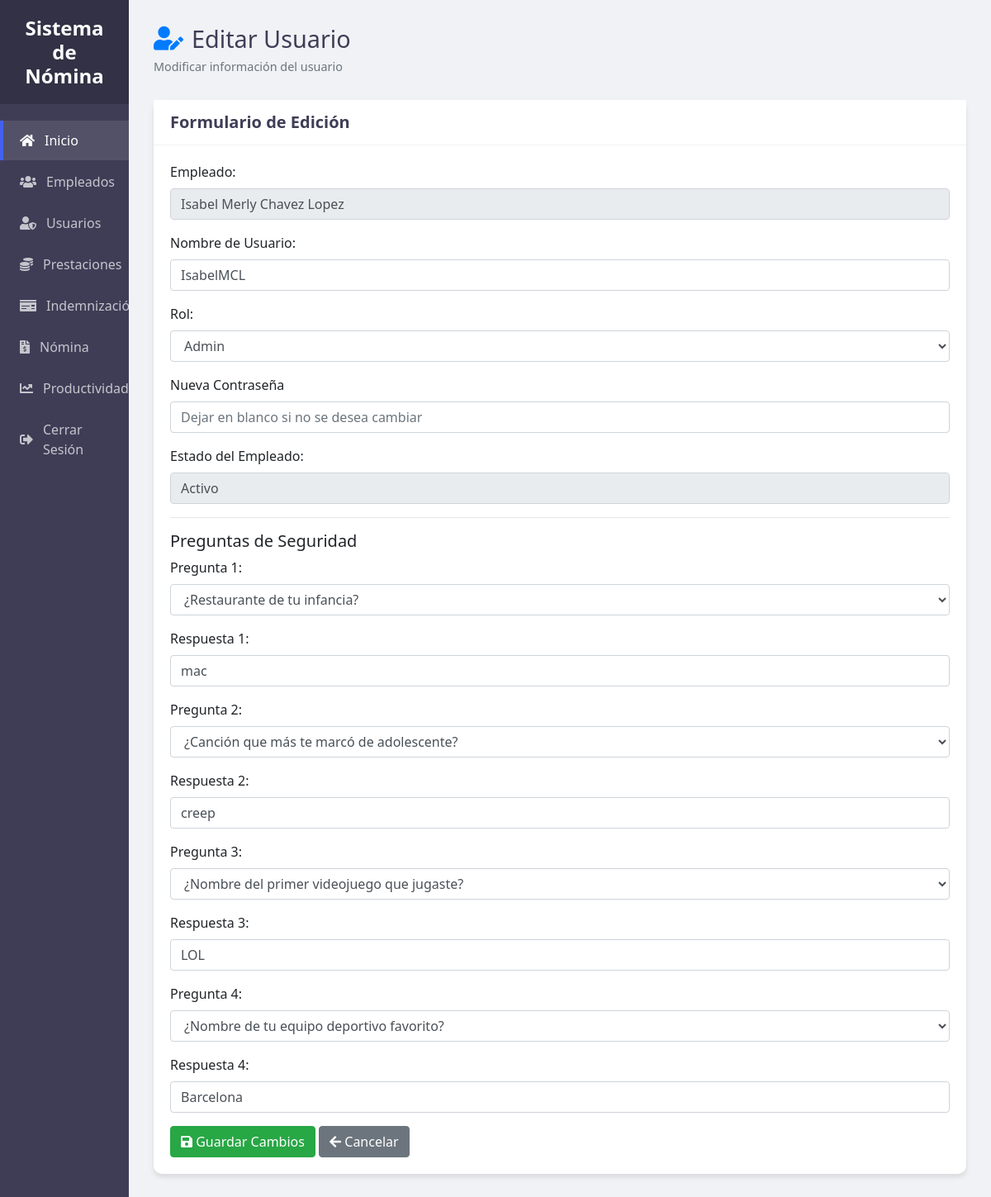
/ProyectoNomina/index.php?controller=usuario&action=editar&id=2 (signed in), run on the app's committed database.
### tables this page shows
CREATE TABLE `usuario` (
  `ID_Usuario` int(11) NOT NULL AUTO_INCREMENT,
  `ID_Emp` int(11) NOT NULL,
  `Nombre_Usuario` varchar(50) NOT NULL,
  `Contrasena` varchar(255) NOT NULL,
  `Rol` enum('admin','rrhh') NOT NULL,
  `Pregunta1` varchar(100) NOT NULL,
  `Respuesta1` varchar(255) NOT NULL,
  `Pregunta2` varchar(100) NOT NULL,
  `Respuesta2` varchar(255) NOT NULL,
  `Pregunta3` varchar(100) NOT NULL,
  `Respuesta3` varchar(255) NOT NULL,
  `Pregunta4` varchar(100) NOT NULL,
  `Respuesta4` varchar(255) NOT NULL,
  `Estado` enum('activo','inactivo') DEFAULT 'activo',
  `Fecha_Creacion` datetime DEFAULT current_timestamp(),
  PRIMARY KEY (`ID_Usuario`),
  UNIQUE KEY `Nombre_Usuario` (`Nombre_Usuario`),
  KEY `ID_Emp` (`ID_Emp`),
  CONSTRAINT `usuario_ibfk_1` FOREIGN KEY (`ID_Emp`) REFERENCES `empleado` (`ID_Emp`)
);

CREATE TABLE `empleado` (
  `ID_Emp` int(11) NOT NULL AUTO_INCREMENT,
  `PriNombre_Emp` varchar(50) NOT NULL,
  `SegNombre_Emp` varchar(50) NOT NULL,
  `PriApellido_Emp` varchar(50) NOT NULL,
  `SegApellido_Emp` varchar(50) NOT NULL,
  `DPI_Emp` varchar(20) NOT NULL,
  `FechaNacimiento_Emp` date NOT NULL,
  `Direccion_Emp` varchar(255) DEFAULT NULL,
  `Telefono_Emp` varchar(15) DEFAULT NULL,
  `Email_Emp` varchar(100) DEFAULT NULL,
  `FechaIngreso_Emp` date NOT NULL,
  `FechaBaja_Emp` date DEFAULT NULL,
  `Estado_Emp` varchar(10) DEFAULT 'Activo',
  `ID_Puesto` int(11) DEFAULT NULL,
  `Horas_Extras` decimal(5,2) DEFAULT 0.00,
  PRIMARY KEY (`ID_Emp`),
  UNIQUE KEY `DPI_Emp` (`DPI_Emp`)
);

### ProyectoNomina/Config/db.php (called while the page is built)
<?php
if (!class_exists('db')) {
    class db {
        private static $conn;
        public static function conectar() {
            if (self::$conn === null) {
                try {
                    self::$conn = new PDO("mysql:host=127.0.0.1:3308;dbname=rrhh", "root", "1234");
                    self::$conn->setAttribute(PDO::ATTR_ERRMODE, PDO::ERRMODE_EXCEPTION);
                } catch (PDOException $e) {
                    die("Error de conexión: " . $e->getMessage());
                }
            }
            return self::$conn;
        }
    }
}
?>

### ProyectoNomina/Models/UsuarioModelo.php (called while the page is built, shortened)
<?php
require_once __DIR__ . '/../Config/db.php';
class UsuarioModelo {
    private $conn;
    public function __construct($db) {
        $this->conn = $db;
    }
    public function obtenerUsuarioPorId($id) {
        $stmt = $this->conn->prepare("CALL spObtenerUsuarioPorId(:id)");
        $stmt->bindParam(':id', $id, PDO::PARAM_INT);
        $stmt->execute();
        return $stmt->fetch(PDO::FETCH_ASSOC);
    }
}

### ProyectoNomina/Views/Usuarios/Editar.php (the view, shortened to what this page needs)
<!DOCTYPE html>
<html lang="es">
<head>
    <link rel="stylesheet" href="https://cdn.jsdelivr.net/npm/bootstrap@4.6.2/dist/css/bootstrap.min.css">
    <link rel="stylesheet" href="https://cdnjs.cloudflare.com/ajax/libs/font-awesome/5.15.4/css/all.min.css">
    <link rel="stylesheet" href="Public/CSS/styleVerEmp.css">
</head>
<body>
    <div class="sidebar">
        <div class="sidebar-header">
            <h3>Sistema de Nómina</h3>
        </div>
        <ul class="sidebar-menu">
            <li><a href="index.php"  class="active"><i class="fas fa-home"></i> Inicio</a></li>
            <li><a href="index.php?controller=empleado&action=ver"><i class="fas fa-users"></i> Empleados</a></li>
            <li><a href="index.php?controller=usuario&action=ver"><i class="fas fa-user-shield"></i> Usuarios</a></li>
            <li><a href="index.php?controller=prestacion&action=ver"><i class="fas fa-coins"></i> Prestaciones</a></li>
            <li><a href="index.php?controller=indemnizacion&action=ver"><i class="fas fa-money-check"></i> Indemnización</a></li>
            <li><a href="index.php?controller=nomina&action=ver"><i class="fas fa-file-invoice-dollar"></i> Nómina</a></li>
        <li><a href="index.php?controller=productividad&action=ver"><i class="fas fa-chart-line"></i> Productividad</a></li>
        <li><a href="index.php?controller=login&action=logout"><i class="fas fa-sign-out-alt"></i> Cerrar Sesión</a></li>
        </ul>
    </div>
    <div class="main-content">
        <div class="content-container">
            <div class="header">
                <div class="header-title">
                    <h1><i class="fas fa-user-edit text-primary"></i> Editar Usuario</h1>
                    <p class="text-muted">Modificar información del usuario</p>
                </div>
            </div>
            <div class="card">
                <div class="card-header bg-white">
                    <h5 class="mb-0">Formulario de Edición</h5>
                </div>
                <div class="card-body">
                    <form method="POST" action="index.php?controller=usuario&action=editar&id=<?= $usuario['ID_Usuario'] ?>">
                        <div class="form-group">
                            <label for="Nombre_Empleado">Empleado:</label>
                            <input type="text" class="form-control" value="<?= htmlspecialchars($usuario['Nombre_Empleado']) ?>" readonly>
                        </div>
                        <div class="form-group">
                            <label for="Nombre_Usuario">Nombre de Usuario:</label>
                            <input type="text" name="Nombre_Usuario" id="Nombre_Usuario" class="form-control" value="<?= htmlspecialchars($usuario['Nombre_Usuario']) ?>" required>
                        </div>
                        <div class="form-group">
                            <label for="Rol">Rol:</label>
                            <select name="Rol" id="Rol" class="form-control" required>
                                <option value="Admin" <?= $usuario['Rol'] === 'Admin' ? 'selected' : '' ?>>Admin</option>
                            </select>
                        </div>
                        <div class="form-group">
                            <label for="NuevaContrasena">Nueva Contraseña</label>
                            <input type="password" class="form-control" id="NuevaContrasena" name="NuevaContrasena" placeholder="Dejar en blanco si no se desea cambiar">
                        </div>
                        <div class="form-group">
                            <label for="Estado_Emp">Estado del Empleado:</label>
                            <input type="text" class="form-control" id="Estado_Emp" value="<?= htmlspecialchars($usuario['Estado_Emp']) ?>" readonly>
                        </div>
                        <hr>
                        <h5>Preguntas de Seguridad</h5>
                        <?php
                        $preguntasDisponibles = [
                            1 => [
                                "¿Restaurante de tu infancia?",
                                "¿Nombre de tu primera mascota?",
                                "¿Nombre de tu primer/a novia/o?",
                                "¿Película de héroes favorita?"
                            ],
                            2 => [
                                "¿Nombre de tu mejor amigo en primaria?",
                                "¿Nombre de tu ingeniero favorito?",
                                "¿Canción que más te marcó de adolescente?",
                                "¿Nombre de tu personaje animado favorito?"
                            ],
                            3 => [
                                "¿Lugar de fantasía favorito?",
                                "¿Nombre del primer videojuego que jugaste?",
                                "¿Plataforma de streaming favorita?",
                                "¿Nombre de tu profesor universitario más estricto?"
                            ],
                            4 => [
                                "¿Nombre de tu comadre?",
                                "¿Nombre de tu equipo deportivo favorito?",
                                "¿Nombre de tu abuela materna?",
                                "¿Lugar donde diste tu primer beso 😳?"
                            ]
                        ];
                        ?>
                        <?php for ($i = 1; $i <= 4; $i++): ?>
                            <div class="form-group">
                                <label for="Pregunta<?= $i ?>">Pregunta <?= $i ?>:</label>
                                <select name="Pregunta<?= $i ?>" id="Pregunta<?= $i ?>" class="form-control" required>
                                    <?php foreach ($preguntasDisponibles[$i] as $pregunta): ?>
                                        <option value="<?= $pregunta ?>" <?= $usuario["Pregunta$i"] === $pregunta ? 'selected' : '' ?>>
                                            <?= $pregunta ?>
                                        </option>
                                    <?php endforeach; ?>
                                </select>
                            </div>
                            <div class="form-group">
                                <label for="Respuesta<?= $i ?>">Respuesta <?= $i ?>:</label>
                                <input type="text" name="Respuesta<?= $i ?>" id="Respuesta<?= $i ?>" class="form-control" value="<?= htmlspecialchars($usuario["Respuesta$i"]) ?>" required>
                            </div>
                        <?php endfor; ?>
                        <button type="submit" class="btn btn-success">
                            <i class="fas fa-save"></i> Guardar Cambios
                        </button>
                        <a href="index.php?controller=usuario&action=ver" class="btn btn-secondary">
                            <i class="fas fa-arrow-left"></i> Cancelar
                        </a>
                    </form>
                </div>
            </div>
        </div>
    </div>
</body>
</html>

### ProyectoNomina/Public/CSS/styleVerEmp.css (style rules this page uses)
:root { --primary: #4361ee; --secondary: #3f3d56; --success: #23a359; --danger: #e74c3c; --light: #f8f9fa; --dark: #343a40; --gray: #6c757d; --sidebar-width: 13%; }
body { margin: 0; padding: 0; font-family: 'Segoe UI', Roboto, 'Helvetica Neue', Arial, sans-serif; background-color: #f0f2f5; display: flex; min-height: 100vh; overflow: hidden; }
.sidebar { width: var(--sidebar-width); background-color: var(--secondary); color: white; position: fixed; height: 100vh; overflow-y: auto; z-index: 100; }
.sidebar-header { padding: 20px; background-color: rgba(0, 0, 0, 0.2); text-align: center; }
.sidebar-header h3 { margin: 0; font-size: 1.5rem; font-weight: 600; }
.sidebar-menu { list-style: none; padding: 0; margin: 20px 0; }
.sidebar-menu li { margin-bottom: 2px; }
.sidebar-menu a { display: flex; align-items: center; padding: 12px 20px; color: rgba(255, 255, 255, 0.7); text-decoration: none; transition: all 0.3s; border-left: 4px solid transparent; }
.sidebar-menu a:hover, .sidebar-menu a.active { background-color: rgba(255, 255, 255, 0.1); color: white; border-left-color: var(--primary); }
.sidebar-menu i { margin-right: 12px; }
.main-content { flex: 1; margin-left: var(--sidebar-width); height: 100vh; overflow-y: auto; }
.content-container { padding: 30px; max-width: 1800px; margin: 0 auto; }
.header { display: flex; justify-content: space-between; align-items: center; margin-bottom: 30px; }
.header-title h1 { margin: 0; font-size: 1.8rem; color: var(--secondary); display: flex; align-items: center; }
.header-title h1 i { margin-right: 10px; }
.header-title p { margin: 5px 0 0; font-size: 0.9rem; }
.card { border: none; border-radius: 10px; box-shadow: 0 4px 6px rgba(0, 0, 0, 0.1); margin-bottom: 30px; background-color: white; }
.card-header { padding: 15px 20px; border-bottom: 1px solid rgba(0, 0, 0, 0.05); }
.card-header h5 { font-weight: 600; color: var(--secondary); }

### data on the page
usuario: Nombre_Usuario "IsabelMCL", ID_Emp.Estado_Emp "Activo", Pregunta1 "¿Restaurante de tu infancia?", Respuesta1 "mac", Pregunta2 "¿Canción que más te marcó de adolescente?", Respuesta2 "creep", Pregunta3 "¿Nombre del primer videojuego que jugaste?", Respuesta3 "LOL", Pregunta4 "¿Nombre de tu equipo deportivo favorito?", Respuesta4 "Barcelona"
